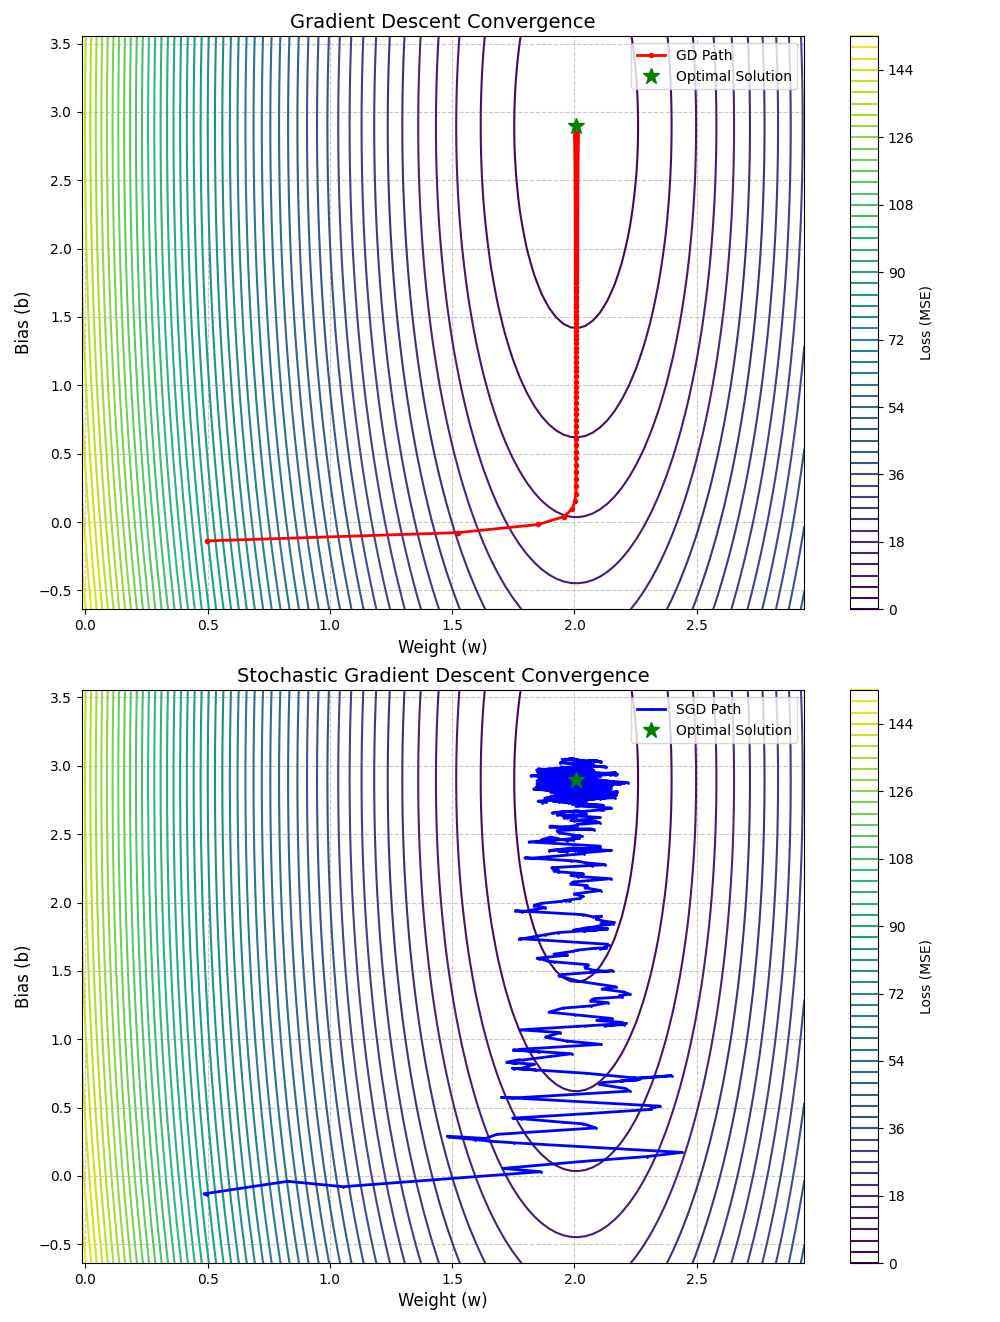

Python code for this plot:
#!/usr/bin/env python

import numpy as np
import matplotlib.pyplot as plt
from matplotlib.animation import FuncAnimation
import random

# Set random seeds for reproducibility
np.random.seed(42)
random.seed(42)

# Generate synthetic data for a simple linear regression problem
def generate_data(n=100, noise=0.5):
    x = np.linspace(-10, 10, n)
    # True parameters: w=2, b=3
    y_true = 2 * x + 3
    y = y_true + noise * np.random.randn(n)
    return x, y

# Mean Squared Error (MSE) loss function
def mse_loss(x, y, w, b):
    y_pred = w * x + b
    return np.mean((y - y_pred) ** 2)

# Gradient of the MSE loss with respect to parameters
def gradient(x, y, w, b):
    n = len(x)
    y_pred = w * x + b
    dw = -2/n * np.sum(x * (y - y_pred))
    db = -2/n * np.sum(y - y_pred)
    return dw, db

# Gradient Descent algorithm
def gradient_descent(x, y, learning_rate=0.01, iterations=200):
    # Initialize parameters with the same random values for both algorithms
    np.random.seed(42)  # Reset seed to get same initialization
    w = np.random.randn()
    b = np.random.randn()
    
    # Store initial values for comparison
    w_init = w
    b_init = b
    
    # To store history for visualization
    w_history = [w]
    b_history = [b]
    loss_history = [mse_loss(x, y, w, b)]
    
    for i in range(iterations):
        # Calculate gradients
        dw, db = gradient(x, y, w, b)
        
        # Update parameters
        w = w - learning_rate * dw
        b = b - learning_rate * db
        
        # Store history
        w_history.append(w)
        b_history.append(b)
        loss_history.append(mse_loss(x, y, w, b))
    
    print(f"GD - Initial: w={w_init:.4f}, b={b_init:.4f}")
    print(f"GD - Final: w={w:.4f}, b={b:.4f}")
    
    return w, b, w_history, b_history, loss_history

# Stochastic Gradient Descent algorithm
def sgd(x, y, learning_rate=0.01, iterations=200, batch_size=1):
    # Initialize parameters with the same random values for both algorithms
    np.random.seed(42)  # Reset seed to get same initialization
    w = np.random.randn()
    b = np.random.randn()
    
    # Store initial values for comparison
    w_init = w
    b_init = b
    
    # To store history for visualization
    w_history = [w]
    b_history = [b]
    loss_history = [mse_loss(x, y, w, b)]
    
    indices = list(range(len(x)))
    
    for i in range(iterations):
        # Shuffle indices for randomness in batch selection
        random.shuffle(indices)
        
        # Select a mini-batch
        batch_indices = indices[:batch_size]
        x_batch = x[batch_indices]
        y_batch = y[batch_indices]
        
        # Calculate gradients for the mini-batch
        n = len(x_batch)
        y_pred = w * x_batch + b
        dw = -2/n * np.sum(x_batch * (y_batch - y_pred))
        db = -2/n * np.sum(y_batch - y_pred)
        
        # Update parameters
        w = w - learning_rate * dw
        b = b - learning_rate * db
        
        # Store history
        w_history.append(w)
        b_history.append(b)
        loss_history.append(mse_loss(x, y, w, b))
    
    print(f"SGD - Initial: w={w_init:.4f}, b={b_init:.4f}")
    print(f"SGD - Final: w={w:.4f}, b={b:.4f}")
    
    return w, b, w_history, b_history, loss_history

# Create contour plot for loss landscape
def create_loss_contour(x, y, w_range=(-1, 4), b_range=(0, 6), resolution=100):
    w_values = np.linspace(w_range[0], w_range[1], resolution)
    b_values = np.linspace(b_range[0], b_range[1], resolution)
    W, B = np.meshgrid(w_values, b_values)
    
    Z = np.zeros_like(W)
    for i in range(resolution):
        for j in range(resolution):
            Z[i, j] = mse_loss(x, y, W[i, j], B[i, j])
    
    return W, B, Z

# Calculate the true optimal parameters analytically
def calculate_optimal_parameters(x, y):
    # For linear regression, the closed-form solution is:
    # w = (X^T X)^(-1) X^T y
    X = np.column_stack((np.ones_like(x), x))
    params = np.linalg.inv(X.T @ X) @ X.T @ y
    b_opt, w_opt = params
    return w_opt, b_opt

# Main function to run and visualize both algorithms
def compare_gd_sgd():
    # Generate data
    x, y = generate_data(n=100, noise=1.0)
    
    # Calculate optimal parameters
    w_opt, b_opt = calculate_optimal_parameters(x, y)
    print(f"Optimal parameters: w={w_opt:.4f}, b={b_opt:.4f}")
    
    # Run algorithms (with more iterations and adjusted learning rates)
    w_gd, b_gd, w_history_gd, b_history_gd, loss_history_gd = gradient_descent(x, y, learning_rate=0.01, iterations=200)
    w_sgd, b_sgd, w_history_sgd, b_history_sgd, loss_history_sgd = sgd(x, y, learning_rate=0.005, iterations=1000, batch_size=1)
    
    print(f"GD distance from optimal: {np.sqrt((w_gd-w_opt)**2 + (b_gd-b_opt)**2):.6f}")
    print(f"SGD distance from optimal: {np.sqrt((w_sgd-w_opt)**2 + (b_sgd-b_opt)**2):.6f}")
    
    # Create loss landscape for visualization
    w_min = min(min(w_history_gd), min(w_history_sgd), w_opt) - 0.5
    w_max = max(max(w_history_gd), max(w_history_sgd), w_opt) + 0.5
    b_min = min(min(b_history_gd), min(b_history_sgd), b_opt) - 0.5
    b_max = max(max(b_history_gd), max(b_history_sgd), b_opt) + 0.5
    
    W, B, Z = create_loss_contour(x, y, w_range=(w_min, w_max), b_range=(b_min, b_max))
    
    # Create figure with two subplots side by side
    #fig, (ax1, ax2) = plt.subplots(1, 2, figsize=(16, 7))
    fig, (ax1, ax2) = plt.subplots(2, 1, figsize=(10, 14))
    
    # Plot for Gradient Descent
    ax1.set_title('Gradient Descent Convergence', fontsize=14)
    cs1 = ax1.contour(W, B, Z, levels=50, cmap='viridis')
    line_gd, = ax1.plot(w_history_gd, b_history_gd, 'r-o', linewidth=2, markersize=3, label='GD Path')
    ax1.plot(w_opt, b_opt, 'g*', markersize=12, label='Optimal Solution')
    ax1.set_xlabel('Weight (w)', fontsize=12)
    ax1.set_ylabel('Bias (b)', fontsize=12)
    ax1.grid(True, linestyle='--', alpha=0.7)
    ax1.legend()
    
    # Plot for Stochastic Gradient Descent
    ax2.set_title('Stochastic Gradient Descent Convergence', fontsize=14)
    cs2 = ax2.contour(W, B, Z, levels=50, cmap='viridis')
    line_sgd, = ax2.plot(w_history_sgd, b_history_sgd, 'b-o', linewidth=2, markersize=1, label='SGD Path')
    ax2.plot(w_opt, b_opt, 'g*', markersize=12, label='Optimal Solution')
    ax2.set_xlabel('Weight (w)', fontsize=12)
    ax2.set_ylabel('Bias (b)', fontsize=12)
    ax2.grid(True, linestyle='--', alpha=0.7)
    ax2.legend()
    
    # Ensure both plots have the same scale
    ax1.set_xlim(w_min, w_max)
    ax1.set_ylim(b_min, b_max)
    ax2.set_xlim(w_min, w_max)
    ax2.set_ylim(b_min, b_max)
    
    plt.colorbar(cs1, ax=ax1, label='Loss (MSE)')
    plt.colorbar(cs2, ax=ax2, label='Loss (MSE)')
    
    plt.tight_layout()
    plt.savefig('gd_vs_sgd.png', dpi=300)
    plt.show()
    
    # Plot the loss history
    plt.figure(figsize=(12, 6))
    plt.plot(loss_history_gd, 'r-', linewidth=2, label='Gradient Descent')
    plt.plot(loss_history_sgd, 'b-', linewidth=2, label='Stochastic Gradient Descent')
    plt.xlabel('Iterations', fontsize=12)
    plt.ylabel('Loss (MSE)', fontsize=12)
    plt.title('Loss Convergence Comparison', fontsize=14)
    plt.grid(True, linestyle='--', alpha=0.7)
    plt.legend()
    plt.tight_layout()
    plt.savefig('loss_comparison.png', dpi=300)
    plt.show()

# Run the comparison
if __name__ == "__main__":
    compare_gd_sgd()
